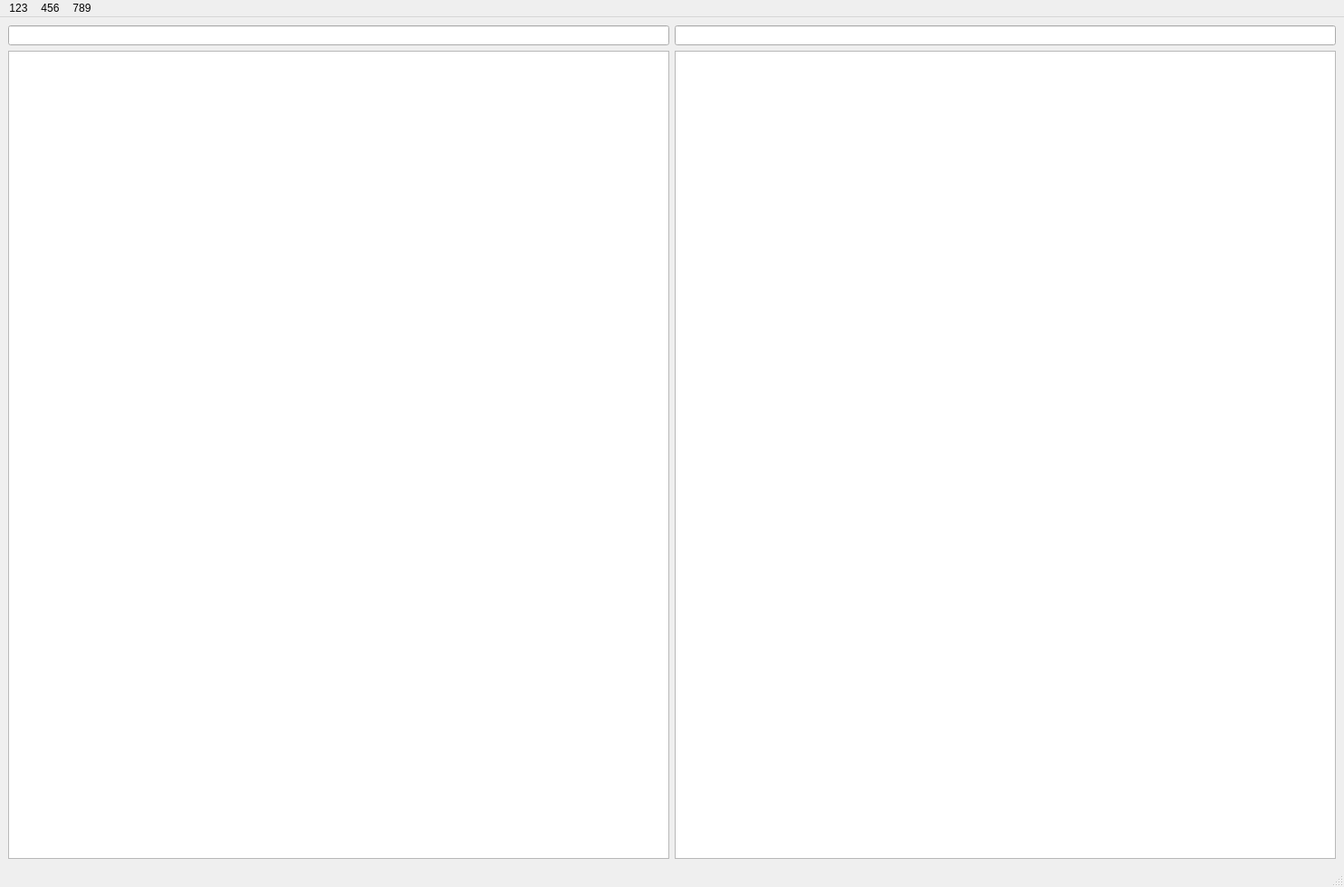
<?xml version="1.0" encoding="UTF-8"?>
<ui version="4.0">
 <class>macScp</class>
 <widget class="QMainWindow" name="macScp">
  <property name="windowModality">
   <enum>Qt::ApplicationModal</enum>
  </property>
  <property name="geometry">
   <rect>
    <x>0</x>
    <y>0</y>
    <width>1484</width>
    <height>979</height>
   </rect>
  </property>
  <property name="windowTitle">
   <string>MacScp</string>
  </property>
  <widget class="QWidget" name="centralwidget">
   <layout class="QVBoxLayout" name="verticalLayout_2">
    <item>
     <layout class="QVBoxLayout" name="verticalLayout">
      <property name="sizeConstraint">
       <enum>QLayout::SetMaximumSize</enum>
      </property>
      <item>
       <layout class="QHBoxLayout" name="groupLayout">
        <item>
         <layout class="QVBoxLayout" name="left">
          <item>
           <widget class="QLineEdit" name="leftPath"/>
          </item>
          <item>
           <widget class="QListWidget" name="leftWidget"/>
          </item>
         </layout>
        </item>
        <item>
         <layout class="QVBoxLayout" name="right">
          <item>
           <widget class="QLineEdit" name="rightPath"/>
          </item>
          <item>
           <widget class="QListWidget" name="rightWidget"/>
          </item>
         </layout>
        </item>
       </layout>
      </item>
     </layout>
    </item>
   </layout>
  </widget>
  <widget class="QMenuBar" name="menubar">
   <property name="geometry">
    <rect>
     <x>0</x>
     <y>0</y>
     <width>1484</width>
     <height>24</height>
    </rect>
   </property>
   <widget class="QMenu" name="menu123">
    <property name="title">
     <string>123</string>
    </property>
    <addaction name="action1"/>
    <addaction name="action2"/>
    <addaction name="action3"/>
   </widget>
   <widget class="QMenu" name="menu456">
    <property name="title">
     <string>456</string>
    </property>
    <addaction name="action4"/>
    <addaction name="action5"/>
    <addaction name="action6"/>
   </widget>
   <widget class="QMenu" name="menu789">
    <property name="title">
     <string>789</string>
    </property>
    <addaction name="action7"/>
    <addaction name="action8"/>
    <addaction name="action9"/>
   </widget>
   <addaction name="menu123"/>
   <addaction name="menu456"/>
   <addaction name="menu789"/>
  </widget>
  <widget class="QStatusBar" name="statusbar"/>
  <action name="action1">
   <property name="text">
    <string>1</string>
   </property>
  </action>
  <action name="action2">
   <property name="text">
    <string>2</string>
   </property>
  </action>
  <action name="action3">
   <property name="text">
    <string>3</string>
   </property>
  </action>
  <action name="action4">
   <property name="text">
    <string>4</string>
   </property>
  </action>
  <action name="action5">
   <property name="text">
    <string>5</string>
   </property>
  </action>
  <action name="action6">
   <property name="text">
    <string>6</string>
   </property>
  </action>
  <action name="action7">
   <property name="text">
    <string>7</string>
   </property>
  </action>
  <action name="action8">
   <property name="text">
    <string>8</string>
   </property>
  </action>
  <action name="action9">
   <property name="text">
    <string>9</string>
   </property>
  </action>
 </widget>
 <resources/>
 <connections/>
</ui>
